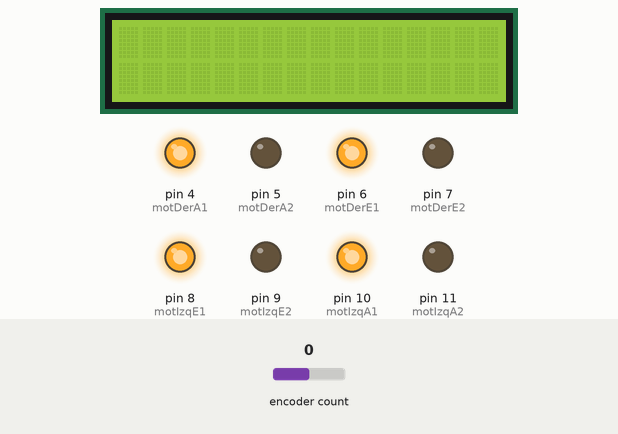
Bench run of a sketch on a simulated Arduino Mega 2560, built with avr-gcc and run on an emulated ATmega2560. On the bench: 16×2 character LCD, output pins drawn as LEDs (lit = HIGH). The inputs (shaded band) are chosen by the test bench; at power-on: encoder count 0. Pins used as bus, display or sensor lines are not drawn.

Above: at 0.1 s.
Timing chart, 0 to 1.6 s (numbered marks = the images above):
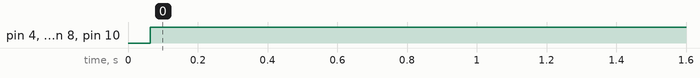

Measured:
- by itself, pin 4 (motDerA1), pin 6 (motDerE1), pin 8 (motIzqE1), pin 10 (motIzqA1): LOW → HIGH at 0.06 s

The sketch:

SinCalor.ino
```cpp
#include <Wire.h> // I2C library, required for MLX90614
#include <Encoder.h> //para que crees...
#include <LiquidCrystal_I2C.h> //para la pantalla LCD
#include <NewPing.h> //ultrasonicos
#include <SharpIR.h> //sharps
#include <Servo.h>


#define MAX_DISTANCE 200 //distancia max detectada por los ultrasonicos
#define model 1080 //modelo del sharp GP2Y0A21Y

//Sensor de color
int s0  = 32;
int s1  = 34;
int s2  = 36;
int s3  = 38;
int out  = 40;

byte motDerE1 = 6;
byte motDerE2 = 7;

byte motDerA1 = 4;
byte motDerA2 = 5;

byte motIzqE1 = 8;
byte motIzqE2 = 9;

byte motIzqA1 = 10;
byte motIzqA2 = 11;

byte TriggEA = 23;
byte EchoEA = 25;

byte TriggEB = 51;
byte EchoEB = 53;

byte TriggDA  =47;
byte EchoDA =49;

byte TriggDB = 43;
byte EchoDB =45;

byte TriggAA = 39;
byte EchoAA = 41;

byte TriggAB = 35;
byte EchoAB = 37;

byte TriggIA = 31;
byte EchoIA = 33;

byte TriggIB = 27;
byte EchoIB = 29;

byte Enf = A3;
byte Der = A5;

LiquidCrystal_I2C lcd(0x27, 2, 1, 0, 4, 5, 6, 7, 3, POSITIVE);  // Set the LCD I2C address

Encoder EncDerE(3, 14);

SharpIR SharpEn(Enf, 25, 93, model);
SharpIR SharpDe(Der, 25, 93, model);

int red = 0;
int green = 0;
int blue = 0;
String colon = "";

long oldPosition  = -999;

int estable = 3280;

int const90 = 4550;

int const30=5700;

int pos = 0;

void setup() {
  // put your setup code here, to run once:
  Serial.begin(9600);

  pinMode(s0, OUTPUT);
  pinMode(s1, OUTPUT);
  pinMode(s2, OUTPUT);
  pinMode(s3, OUTPUT);

  digitalWrite(s0, HIGH);
  digitalWrite(s1, HIGH);

  pinMode(motDerE1, OUTPUT);
  pinMode(motDerE2, OUTPUT);

  pinMode(motDerA1, OUTPUT);
  pinMode(motDerA2, OUTPUT);

  pinMode(motIzqE1, OUTPUT);
  pinMode(motIzqE2, OUTPUT);

  pinMode(motIzqA1, OUTPUT);
  pinMode(motIzqA2, OUTPUT);

  lcd.begin(16,2); //la inicializa
  lcd.backlight(); //enciende el led de la pantalla

  pinMode (Enf, INPUT);
  pinMode (Der, INPUT);

}

bool color()
{
  bool Negro = false;
  digitalWrite(s2, LOW);
  digitalWrite(s3, LOW);
  //count OUT, pRed, RED
  red = pulseIn(out, digitalRead(out) == HIGH ? LOW : HIGH);
  digitalWrite(s3, HIGH);
  //count OUT, pBLUE, BLUE
  blue = pulseIn(out, digitalRead(out) == HIGH ? LOW : HIGH);
  digitalWrite(s2, HIGH);
  //count OUT, pGreen, GREEN
  green = pulseIn(out, digitalRead(out) == HIGH ? LOW : HIGH);

  Serial.println("red: ");
  Serial.println(red);
  Serial.println("green: ");
  Serial.println(green);
  Serial.println("blue: ");
  Serial.println(blue);

  if(red && green && blue)
  {
    Negro = true;
  }

  return Negro;
}

void Detenerse()
{
  analogWrite(motDerE1, 0);
  analogWrite(motDerE2, 0);

  analogWrite(motDerA1, 0);
  analogWrite(motDerA2, 0);

  analogWrite(motIzqE1, 0);
  analogWrite(motIzqE2, 0);

  analogWrite(motIzqA1, 0);
  analogWrite(motIzqA2, 0);
}

//funcion para moverse hacia adelante
void Adelante()
{
  analogWrite(motDerE1, 255);
  analogWrite(motDerE2, 0);

  analogWrite(motDerA1, 255);
  analogWrite(motDerA2, 0);

  analogWrite(motIzqE1, 255);
  analogWrite(motIzqE2, 0);

  analogWrite(motIzqA1, 255);
  analogWrite(motIzqA2, 0);
}

//funcion para moverse hacia atras
void Atras()
{
  analogWrite(motDerE1, 0);
  analogWrite(motDerE2, 255);

  analogWrite(motDerA1, 0);
  analogWrite(motDerA2, 255);

  analogWrite(motIzqE1, 0);
  analogWrite(motIzqE2, 255);

  analogWrite(motIzqA1, 0);
  analogWrite(motIzqA2, 255);

}

void DerechaM()
{
  analogWrite(motDerE1, 0);
  analogWrite(motDerE2, 255);

  analogWrite(motDerA1, 255);
  analogWrite(motDerA2, 0);

  analogWrite(motIzqE1, 255);
  analogWrite(motIzqE2, 0);

  analogWrite(motIzqA1, 0);
  analogWrite(motIzqA2, 255);

}

void Derecha()
{
  analogWrite(motDerE1, 0);
  analogWrite(motDerE2, 255);

  analogWrite(motDerA1, 0);
  analogWrite(motDerA2, 255);

  analogWrite(motIzqE1, 255);
  analogWrite(motIzqE2, 0);

  analogWrite(motIzqA1, 255);
  analogWrite(motIzqA2, 0);

}

//funcion para moverse hacia izquierda
void IzquierdaM()
{
  analogWrite(motDerE1, 255);
  analogWrite(motDerE2, 0);

  analogWrite(motDerA1, 0);
  analogWrite(motDerA2, 255);

  analogWrite(motIzqE1, 0);
  analogWrite(motIzqE2, 255);

  analogWrite(motIzqA1, 255);
  analogWrite(motIzqA2, 0);
}

void Izquierda()
{
  analogWrite(motDerE1, 255);
  analogWrite(motDerE2, 0);

  analogWrite(motDerA1, 255);
  analogWrite(motDerA2, 0);

  analogWrite(motIzqE1, 0);
  analogWrite(motIzqE2, 255);

  analogWrite(motIzqA1, 0);
  analogWrite(motIzqA2, 255);
}

//Giros
void GiroDer90()
{

  delay(1000);
  EncDerE.write(0);
 while (Encoder1() > const90*-1)
  {
    Derecha();
    Encoder1();
  }
   Detenerse();
}

void GiroIzq90()
{

  delay(1000);
  EncDerE.write(0);

  while (Encoder1() < const90)
  {
    Izquierda();
    Encoder1();
  }
   Detenerse();
}

//Avances de 30


void Atras30()
{


  EncDerE.write(0);

  while (Encoder1() > const30*-1)
  {
    Atras();
    Encoder1();
  }
   Detenerse();
}

void Adelante30()
{


  EncDerE.write(0);

  while (Encoder1() > const30*1)
  {
    Atras();
    Encoder1();
  }
   Detenerse();
}


//Cuentas del encoder
int Encoder1()
  {
    long newPosition = EncDerE.read();

    if (newPosition != oldPosition) {
      oldPosition = newPosition;

    }
    return newPosition;
  }

int SharpEnf()
{
  return SharpEn.distance();
}

int SharpDer()
{
  return SharpDe.distance();
}

void Blink()
{
  for(int iI = 0; iI < 6; iI++)
  {
    lcd.noBacklight();
    delay(500);
    lcd.backlight();
    delay(500);
  }
}

void Negro()
{
  Atras30();
  GiroIzq90();
  Adelante30();
}

void AgujeroNegro()
{
  if(color() == true)
  {
    Negro();
  }
}

bool ParedDer()
{
  bool Pared = true;
  int Sharp = SharpDe.distance();
  if(Sharp > 25)
  {
    Pared = false;
  }
  return Pared;
}

bool ParedEnf()
{
  bool Pared = true;
  int Sharp = SharpEn.distance();
  if(Sharp > 25)
  {
    Pared = false;
  }
  return Pared;
}

void Rampa()
{

  int y;
  byte piny = 1;
  bool rampa;

  y = map(analogRead(piny), 0, 1023, 0, 10000);

  if (y < estable - 200 || y > estable + 200)
  {
    while(y<estable-50||y>estable+50)
    {
      Adelante();
      y = map(analogRead(piny), 0, 1023, 0, 10000);
    }
    Detenerse();
  }
}

void SeguirDerecha()
{
  bool ParedD = ParedDer();
  bool ParedE = ParedEnf();
  if (ParedD == false)
  {
    GiroDer90();
    Adelante30();
    Rampa();
  }
  else if (ParedE == false)
  {
    Adelante30();
    Rampa();
  }
  else if (ParedD==true && ParedE==true)
  {
    GiroIzq90();
  }
}

void loop() {
  // put your main code here, to run repeatedly:
  Adelante();
}
```
